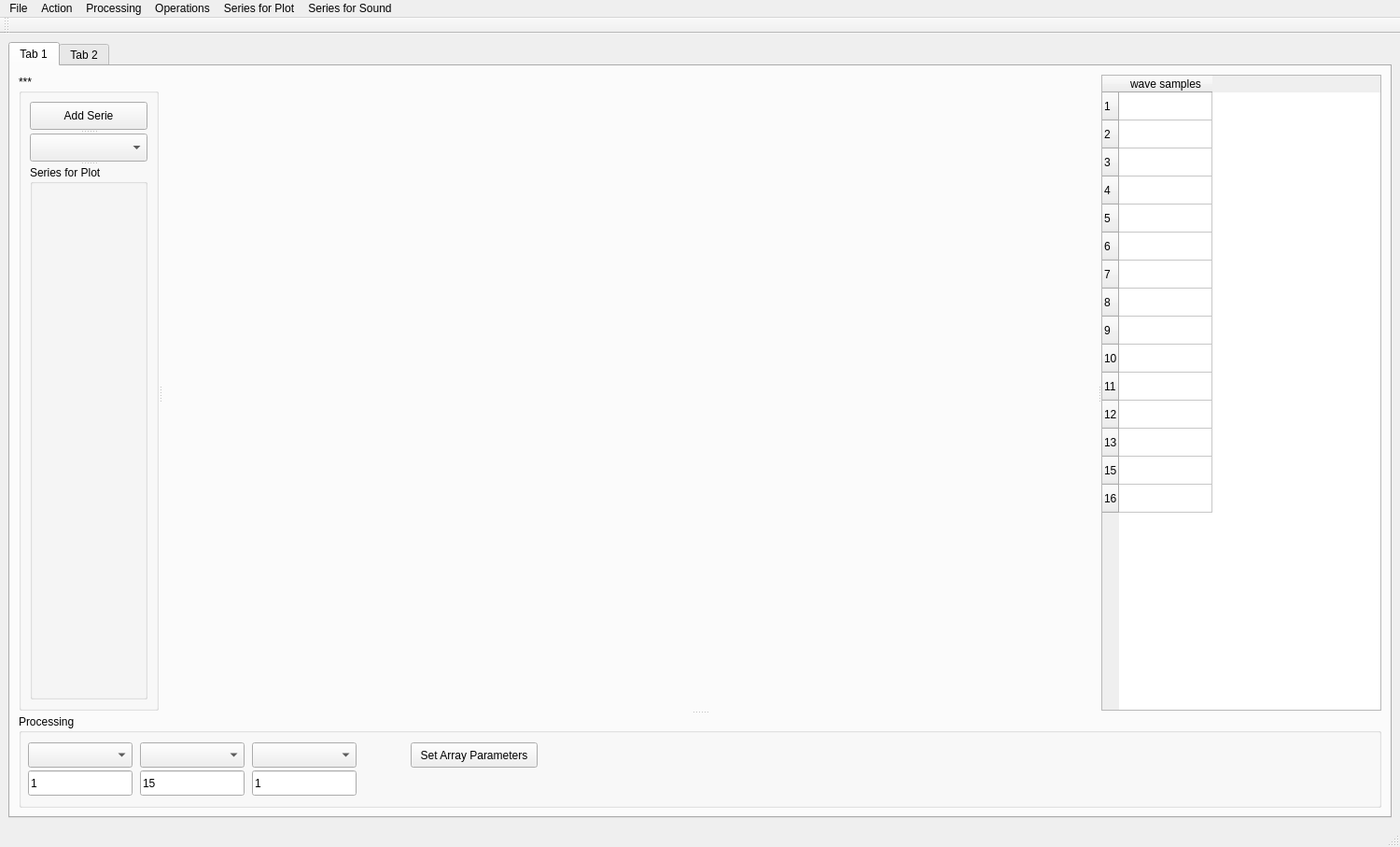
<?xml version="1.0" encoding="UTF-8"?>
<ui version="4.0">
 <class>MainWindow</class>
 <widget class="QMainWindow" name="MainWindow">
  <property name="geometry">
   <rect>
    <x>0</x>
    <y>0</y>
    <width>1500</width>
    <height>907</height>
   </rect>
  </property>
  <property name="windowTitle">
   <string>MainWindow</string>
  </property>
  <widget class="QWidget" name="centralwidget">
   <layout class="QVBoxLayout" name="verticalLayout">
    <item>
     <widget class="QTabWidget" name="tabWidget">
      <property name="currentIndex">
       <number>0</number>
      </property>
      <widget class="QWidget" name="tab_1">
       <attribute name="title">
        <string>Tab 1</string>
       </attribute>
       <layout class="QVBoxLayout" name="verticalLayout_2">
        <item>
         <widget class="QSplitter" name="splitter_2">
          <property name="orientation">
           <enum>Qt::Vertical</enum>
          </property>
          <widget class="QSplitter" name="splitter">
           <property name="orientation">
            <enum>Qt::Horizontal</enum>
           </property>
           <widget class="QGroupBox" name="grb_Series">
            <property name="minimumSize">
             <size>
              <width>150</width>
              <height>0</height>
             </size>
            </property>
            <property name="maximumSize">
             <size>
              <width>150</width>
              <height>16777215</height>
             </size>
            </property>
            <property name="title">
             <string>***</string>
            </property>
            <property name="checkable">
             <bool>false</bool>
            </property>
            <layout class="QVBoxLayout" name="verticalLayout_3">
             <item>
              <widget class="QSplitter" name="splitter_3">
               <property name="orientation">
                <enum>Qt::Vertical</enum>
               </property>
               <widget class="QPushButton" name="btn_AddSerie">
                <property name="minimumSize">
                 <size>
                  <width>0</width>
                  <height>30</height>
                 </size>
                </property>
                <property name="maximumSize">
                 <size>
                  <width>16777215</width>
                  <height>30</height>
                 </size>
                </property>
                <property name="text">
                 <string>Add Serie</string>
                </property>
               </widget>
               <widget class="QComboBox" name="cmb_Sound">
                <property name="minimumSize">
                 <size>
                  <width>0</width>
                  <height>30</height>
                 </size>
                </property>
                <property name="maximumSize">
                 <size>
                  <width>16777215</width>
                  <height>30</height>
                 </size>
                </property>
               </widget>
               <widget class="QGroupBox" name="grb_Radio">
                <property name="title">
                 <string>Series for Plot</string>
                </property>
               </widget>
              </widget>
             </item>
            </layout>
           </widget>
           <widget class="MplWidget" name="MplWidget" native="true"/>
           <widget class="QTableWidget" name="tableWidget">
            <property name="minimumSize">
             <size>
              <width>200</width>
              <height>0</height>
             </size>
            </property>
            <property name="maximumSize">
             <size>
              <width>300</width>
              <height>16777215</height>
             </size>
            </property>
            <row>
             <property name="text">
              <string>1</string>
             </property>
            </row>
            <row>
             <property name="text">
              <string>2</string>
             </property>
            </row>
            <row>
             <property name="text">
              <string>3</string>
             </property>
            </row>
            <row>
             <property name="text">
              <string>4</string>
             </property>
            </row>
            <row>
             <property name="text">
              <string>5</string>
             </property>
            </row>
            <row>
             <property name="text">
              <string>6</string>
             </property>
            </row>
            <row>
             <property name="text">
              <string>7</string>
             </property>
            </row>
            <row>
             <property name="text">
              <string>8</string>
             </property>
            </row>
            <row>
             <property name="text">
              <string>9</string>
             </property>
            </row>
            <row>
             <property name="text">
              <string>10</string>
             </property>
            </row>
            <row>
             <property name="text">
              <string>11</string>
             </property>
            </row>
            <row>
             <property name="text">
              <string>12</string>
             </property>
            </row>
            <row>
             <property name="text">
              <string>13</string>
             </property>
            </row>
            <row>
             <property name="text">
              <string>15</string>
             </property>
            </row>
            <row>
             <property name="text">
              <string>16</string>
             </property>
            </row>
            <column>
             <property name="text">
              <string>wave samples</string>
             </property>
            </column>
           </widget>
          </widget>
          <widget class="QGroupBox" name="grb_Processing">
           <property name="minimumSize">
            <size>
             <width>0</width>
             <height>100</height>
            </size>
           </property>
           <property name="maximumSize">
            <size>
             <width>16777215</width>
             <height>100</height>
            </size>
           </property>
           <property name="baseSize">
            <size>
             <width>0</width>
             <height>0</height>
            </size>
           </property>
           <property name="title">
            <string>Processing</string>
           </property>
           <widget class="QLineEdit" name="led_begin">
            <property name="geometry">
             <rect>
              <x>10</x>
              <y>60</y>
              <width>112</width>
              <height>27</height>
             </rect>
            </property>
            <property name="text">
             <string>1</string>
            </property>
           </widget>
           <widget class="QLineEdit" name="led_count">
            <property name="geometry">
             <rect>
              <x>130</x>
              <y>60</y>
              <width>112</width>
              <height>27</height>
             </rect>
            </property>
            <property name="text">
             <string>15</string>
            </property>
           </widget>
           <widget class="QPushButton" name="btn_setarr">
            <property name="geometry">
             <rect>
              <x>420</x>
              <y>30</y>
              <width>136</width>
              <height>27</height>
             </rect>
            </property>
            <property name="text">
             <string>Set Array Parameters</string>
            </property>
           </widget>
           <widget class="QComboBox" name="cmb_Serie_in2">
            <property name="geometry">
             <rect>
              <x>130</x>
              <y>30</y>
              <width>112</width>
              <height>27</height>
             </rect>
            </property>
           </widget>
           <widget class="QComboBox" name="cmb_Serie_in1">
            <property name="geometry">
             <rect>
              <x>10</x>
              <y>30</y>
              <width>112</width>
              <height>27</height>
             </rect>
            </property>
           </widget>
           <widget class="QComboBox" name="cmb_Serie_out">
            <property name="geometry">
             <rect>
              <x>250</x>
              <y>30</y>
              <width>112</width>
              <height>27</height>
             </rect>
            </property>
           </widget>
           <widget class="QLineEdit" name="led_single">
            <property name="geometry">
             <rect>
              <x>250</x>
              <y>60</y>
              <width>112</width>
              <height>27</height>
             </rect>
            </property>
            <property name="text">
             <string>1</string>
            </property>
           </widget>
          </widget>
         </widget>
        </item>
       </layout>
      </widget>
      <widget class="QWidget" name="tab_2">
       <attribute name="title">
        <string>Tab 2</string>
       </attribute>
      </widget>
     </widget>
    </item>
   </layout>
  </widget>
  <widget class="QMenuBar" name="menubar">
   <property name="geometry">
    <rect>
     <x>0</x>
     <y>0</y>
     <width>1500</width>
     <height>27</height>
    </rect>
   </property>
   <widget class="QMenu" name="menuFile">
    <property name="title">
     <string>File</string>
    </property>
    <addaction name="act_Open"/>
    <addaction name="act_Save"/>
    <addaction name="separator"/>
    <addaction name="act_Close"/>
   </widget>
   <widget class="QMenu" name="menuAction">
    <property name="title">
     <string>Action</string>
    </property>
    <addaction name="act_Plot"/>
    <addaction name="act_Table"/>
    <addaction name="act_Sound"/>
    <addaction name="act_Add_Serie"/>
    <addaction name="act_Addgrid"/>
   </widget>
   <widget class="QMenu" name="menuProcessing">
    <property name="title">
     <string>Processing</string>
    </property>
    <addaction name="act_Filtering"/>
    <addaction name="act_Filtering_16"/>
    <addaction name="act_Minmax"/>
    <addaction name="act_Truba"/>
    <addaction name="act_Aproximate"/>
   </widget>
   <widget class="QMenu" name="menuPlotSeries">
    <property name="title">
     <string>Series for Plot</string>
    </property>
   </widget>
   <widget class="QMenu" name="menuSoundSeries">
    <property name="title">
     <string>Series for Sound</string>
    </property>
   </widget>
   <widget class="QMenu" name="menuOperations">
    <property name="title">
     <string>Operations</string>
    </property>
    <addaction name="act_Add_arrays"/>
    <addaction name="act_Mult_const"/>
   </widget>
   <addaction name="menuFile"/>
   <addaction name="menuAction"/>
   <addaction name="menuProcessing"/>
   <addaction name="menuOperations"/>
   <addaction name="menuPlotSeries"/>
   <addaction name="menuSoundSeries"/>
  </widget>
  <widget class="QStatusBar" name="statusbar"/>
  <widget class="QToolBar" name="toolBar">
   <property name="windowTitle">
    <string>toolBar</string>
   </property>
   <attribute name="toolBarArea">
    <enum>TopToolBarArea</enum>
   </attribute>
   <attribute name="toolBarBreak">
    <bool>false</bool>
   </attribute>
  </widget>
  <action name="act_Close">
   <property name="text">
    <string>Close</string>
   </property>
   <property name="shortcut">
    <string>Ctrl+X</string>
   </property>
  </action>
  <action name="act_Open">
   <property name="text">
    <string>Open</string>
   </property>
  </action>
  <action name="act_Save">
   <property name="text">
    <string>Save</string>
   </property>
  </action>
  <action name="act_Plot">
   <property name="text">
    <string>Plot</string>
   </property>
  </action>
  <action name="act_Sound">
   <property name="text">
    <string>Sound</string>
   </property>
  </action>
  <action name="act_Filtering">
   <property name="text">
    <string>Filtering</string>
   </property>
  </action>
  <action name="act_Filtering_16">
   <property name="text">
    <string>Filtering_16</string>
   </property>
  </action>
  <action name="act_Add_Serie">
   <property name="text">
    <string>Add Serie</string>
   </property>
  </action>
  <action name="act_Truba">
   <property name="text">
    <string>Truba</string>
   </property>
  </action>
  <action name="act_Minmax">
   <property name="text">
    <string>Minmax</string>
   </property>
  </action>
  <action name="act_Aproximate">
   <property name="text">
    <string>Aproximate</string>
   </property>
  </action>
  <action name="act_Table">
   <property name="text">
    <string>Table</string>
   </property>
  </action>
  <action name="act_Add_arrays">
   <property name="text">
    <string>Adding elements of two arrays</string>
   </property>
  </action>
  <action name="act_Mult_const">
   <property name="text">
    <string>Multiplying the elements of two arrays by the constant</string>
   </property>
  </action>
  <action name="act_Addgrid">
   <property name="text">
    <string>Add Grid to Plot</string>
   </property>
  </action>
 </widget>
 <customwidgets>
  <customwidget>
   <class>MplWidget</class>
   <extends>QWidget</extends>
   <header>mplwidget.h</header>
   <container>1</container>
  </customwidget>
 </customwidgets>
 <resources/>
 <connections/>
</ui>
